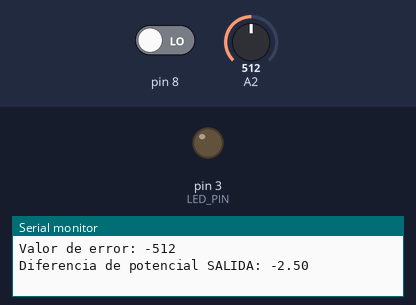
A sketch run on a simulated Arduino Uno, built with avr-gcc and run on an emulated ATmega328P. On the bench: output pins drawn as LEDs (lit = HIGH), the last lines printed to the serial monitor. Inputs (shaded band) come from the test bench; at power-on: A2 = 512, pin 8 LOW.

Above: at 1.3 s.
1.4 s: A2 set to 513
At 2.6 s:
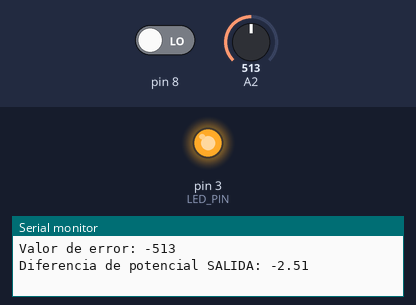
3.1 s: A2 set to 306
At 3.9 s:
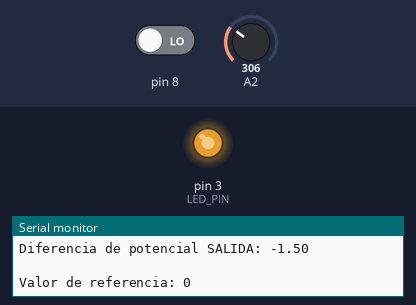
4.8 s: A2 set to 267
At 6.2 s:
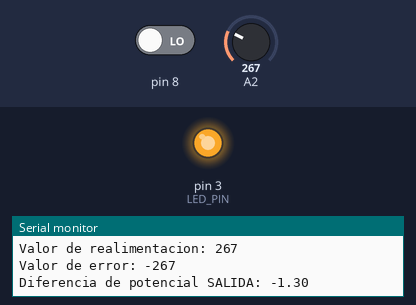
6.5 s: A2 set to 256
At 7.6 s:
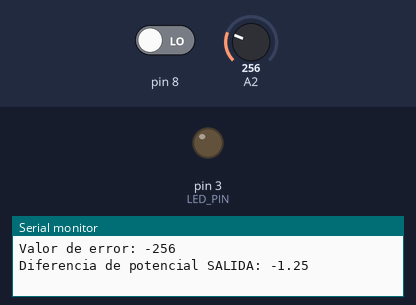
8.1 s: A2 set to 122
At 8.8 s:
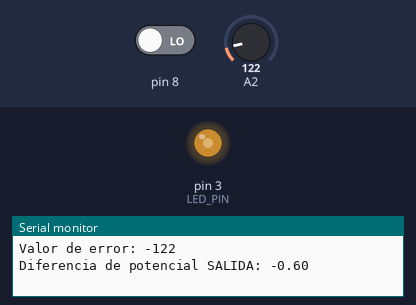
9.8 s: A2 set to 0
At 11.0 s:
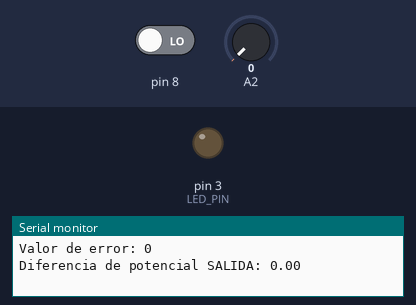
Timing chart, 0 to 12.5 s (numbered marks = the images above; inputs shaded):
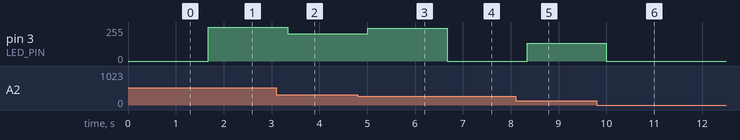

Measured:
- the behaviour switches between 512 and 513 on A2 (found by bisection; images 0 and 1)
- the behaviour switches between 257 and 256 on A2 (found by bisection; images 3 and 4)
- after the input at 1.4 s, pin 3 (LED_PIN): 0/255 → 255/255 after 0.28 s
- after the input at 3.1 s, pin 3 (LED_PIN): 255/255 → 206/255 after 0.24 s
- after the input at 4.8 s, pin 3 (LED_PIN): 206/255 → 245/255 after 0.21 s
- after the input at 6.5 s, pin 3 (LED_PIN): 245/255 → 0/255 after 0.18 s
- after the input at 8.1 s, pin 3 (LED_PIN): 0/255 → 134/255 after 0.24 s
- after the input at 9.8 s, pin 3 (LED_PIN): 134/255 → 0/255 after 0.20 s

The sketch:

Perturbaciones.ino
```cpp
#define LED_PIN 3

const unsigned int kp = 1;
unsigned int realim = 0;
bool input = false;
int input_fix = 0;
int response = 0;

int error = 0;

void ajustar_valor_referencia();

void ajustar_valor_referencia()
{
  if(input == true)
    input_fix = 1023;
  else
    input_fix = 0;
}

void setup() {
  // put your setup code here, to run once:
  Serial.begin(9600);

  pinMode(LED_PIN,OUTPUT);
  pinMode(8,INPUT);
  pinMode(A2,INPUT);

  input = digitalRead(8);
  ajustar_valor_referencia();
}

void loop() {
  // put your main code here, to run repeatedly:

  realim = analogRead(A2);

  error = input_fix - realim;
  response = kp * error;

  Serial.print("Valor de referencia: ");
  Serial.println(input);

  Serial.print("Valor de realimentacion: ");
  Serial.println(realim);

  Serial.print("Valor de error: ");
  Serial.println(error);

  analogWrite(LED_PIN,response);
  Serial.print("Diferencia de potencial SALIDA: ");
  Serial.println((response / 1023.0)*5);
  Serial.println(" ");
  delay(500);
}
```
